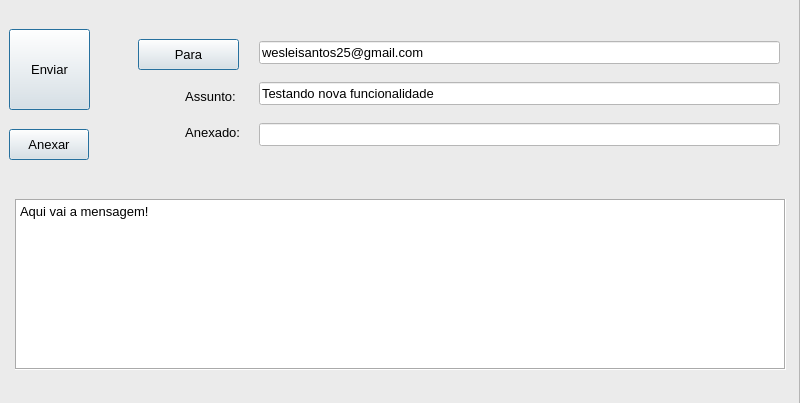
<?xml version="1.0" encoding="UTF-8"?>
<ui version="4.0">
 <class>MainWindow</class>
 <widget class="QMainWindow" name="MainWindow">
  <property name="geometry">
   <rect>
    <x>0</x>
    <y>0</y>
    <width>800</width>
    <height>403</height>
   </rect>
  </property>
  <property name="minimumSize">
   <size>
    <width>800</width>
    <height>403</height>
   </size>
  </property>
  <property name="maximumSize">
   <size>
    <width>800</width>
    <height>403</height>
   </size>
  </property>
  <property name="windowTitle">
   <string>Enviar Email</string>
  </property>
  <property name="windowIcon">
   <iconset>
    <normaloff>../Imagens/o-email.png</normaloff>../Imagens/o-email.png</iconset>
  </property>
  <widget class="QWidget" name="centralwidget">
   <widget class="QFrame" name="frame">
    <property name="geometry">
     <rect>
      <x>-1</x>
      <y>-1</y>
      <width>801</width>
      <height>411</height>
     </rect>
    </property>
    <property name="styleSheet">
     <string notr="true">background-color: rgb(235, 235, 235);</string>
    </property>
    <property name="frameShape">
     <enum>QFrame::StyledPanel</enum>
    </property>
    <property name="frameShadow">
     <enum>QFrame::Raised</enum>
    </property>
    <widget class="QPushButton" name="enviaremail">
     <property name="geometry">
      <rect>
       <x>10</x>
       <y>30</y>
       <width>81</width>
       <height>81</height>
      </rect>
     </property>
     <property name="font">
      <font>
       <pointsize>10</pointsize>
       <weight>50</weight>
       <bold>false</bold>
      </font>
     </property>
     <property name="text">
      <string>Enviar</string>
     </property>
     <property name="icon">
      <iconset>
       <normaloff>../Imagens/o-email.png</normaloff>../Imagens/o-email.png</iconset>
     </property>
     <property name="autoDefault">
      <bool>true</bool>
     </property>
     <property name="default">
      <bool>true</bool>
     </property>
    </widget>
    <widget class="QPushButton" name="enviarpara">
     <property name="geometry">
      <rect>
       <x>139</x>
       <y>40</y>
       <width>101</width>
       <height>31</height>
      </rect>
     </property>
     <property name="font">
      <font>
       <pointsize>10</pointsize>
      </font>
     </property>
     <property name="text">
      <string>Para</string>
     </property>
     <property name="icon">
      <iconset>
       <normaloff>../Imagens/cad_pessoas.ico</normaloff>../Imagens/cad_pessoas.ico</iconset>
     </property>
     <property name="autoRepeat">
      <bool>false</bool>
     </property>
     <property name="autoExclusive">
      <bool>false</bool>
     </property>
     <property name="default">
      <bool>true</bool>
     </property>
     <property name="flat">
      <bool>false</bool>
     </property>
    </widget>
    <widget class="QPushButton" name="pushButton_3">
     <property name="geometry">
      <rect>
       <x>10</x>
       <y>130</y>
       <width>80</width>
       <height>31</height>
      </rect>
     </property>
     <property name="font">
      <font>
       <pointsize>10</pointsize>
      </font>
     </property>
     <property name="text">
      <string>Anexar</string>
     </property>
     <property name="icon">
      <iconset>
       <normaloff>../Imagens/Savar.png</normaloff>../Imagens/Savar.png</iconset>
     </property>
     <property name="default">
      <bool>true</bool>
     </property>
    </widget>
    <widget class="QWidget" name="verticalLayoutWidget">
     <property name="geometry">
      <rect>
       <x>260</x>
       <y>30</y>
       <width>521</width>
       <height>131</height>
      </rect>
     </property>
     <layout class="QVBoxLayout" name="verticalLayout">
      <item>
       <widget class="QLineEdit" name="lineEdit_2">
        <property name="font">
         <font>
          <pointsize>10</pointsize>
         </font>
        </property>
        <property name="styleSheet">
         <string notr="true">background-color: rgb(255, 255, 255);</string>
        </property>
        <property name="text">
         <string>wesleisantos25@gmail.com</string>
        </property>
       </widget>
      </item>
      <item>
       <widget class="QLineEdit" name="lineEdit_3">
        <property name="font">
         <font>
          <pointsize>10</pointsize>
         </font>
        </property>
        <property name="styleSheet">
         <string notr="true">background-color: rgb(255, 255, 255);</string>
        </property>
        <property name="text">
         <string>Testando nova funcionalidade</string>
        </property>
       </widget>
      </item>
      <item>
       <widget class="QLineEdit" name="lineEdit">
        <property name="font">
         <font>
          <pointsize>10</pointsize>
         </font>
        </property>
        <property name="styleSheet">
         <string notr="true">background-color: rgb(255, 255, 255);</string>
        </property>
        <property name="clearButtonEnabled">
         <bool>false</bool>
        </property>
       </widget>
      </item>
     </layout>
    </widget>
    <widget class="QWidget" name="verticalLayoutWidget_2">
     <property name="geometry">
      <rect>
       <x>140</x>
       <y>79</y>
       <width>111</width>
       <height>81</height>
      </rect>
     </property>
     <layout class="QVBoxLayout" name="verticalLayout_2">
      <property name="spacing">
       <number>0</number>
      </property>
      <property name="bottomMargin">
       <number>9</number>
      </property>
      <item>
       <widget class="QLabel" name="label_2">
        <property name="font">
         <font>
          <pointsize>10</pointsize>
         </font>
        </property>
        <property name="text">
         <string>             Assunto:</string>
        </property>
       </widget>
      </item>
      <item>
       <widget class="QLabel" name="label">
        <property name="font">
         <font>
          <pointsize>10</pointsize>
         </font>
        </property>
        <property name="text">
         <string>             Anexado:</string>
        </property>
       </widget>
      </item>
     </layout>
    </widget>
    <widget class="QLabel" name="label_3">
     <property name="geometry">
      <rect>
       <x>16</x>
       <y>200</y>
       <width>771</width>
       <height>171</height>
      </rect>
     </property>
     <property name="font">
      <font>
       <pointsize>10</pointsize>
      </font>
     </property>
     <property name="styleSheet">
      <string notr="true">background-color: rgb(255, 255, 255);</string>
     </property>
     <property name="frameShape">
      <enum>QFrame::Box</enum>
     </property>
     <property name="frameShadow">
      <enum>QFrame::Sunken</enum>
     </property>
     <property name="text">
      <string>Aqui vai a mensagem!</string>
     </property>
     <property name="textFormat">
      <enum>Qt::PlainText</enum>
     </property>
     <property name="scaledContents">
      <bool>true</bool>
     </property>
     <property name="alignment">
      <set>Qt::AlignLeading|Qt::AlignLeft|Qt::AlignTop</set>
     </property>
     <property name="wordWrap">
      <bool>true</bool>
     </property>
     <property name="openExternalLinks">
      <bool>true</bool>
     </property>
     <property name="textInteractionFlags">
      <set>Qt::LinksAccessibleByKeyboard|Qt::LinksAccessibleByMouse|Qt::TextBrowserInteraction|Qt::TextEditable|Qt::TextSelectableByMouse</set>
     </property>
    </widget>
   </widget>
  </widget>
 </widget>
 <resources/>
 <connections/>
</ui>
